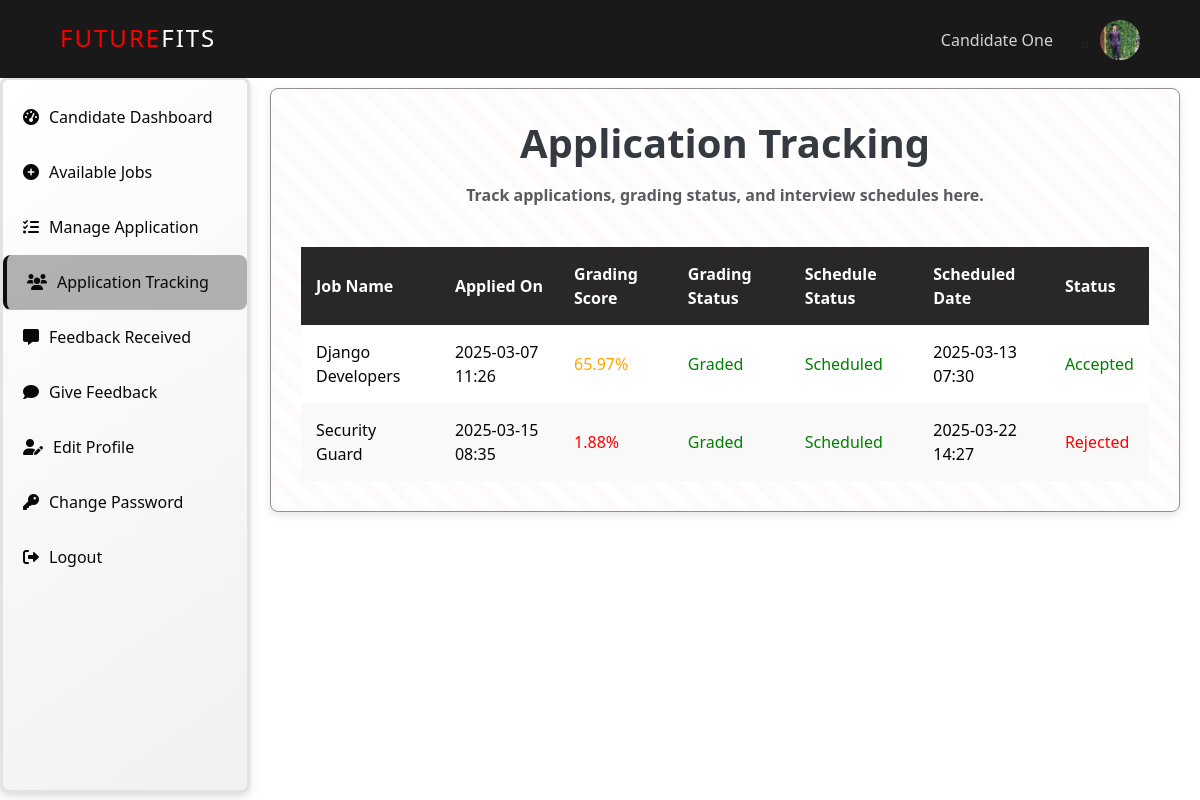
The page /application-tracking/ (signed in) on the database its author committed.
### JRS/models.py (models this page shows, shortened)
class Candidate(models.Model):
    user = models.OneToOneField(User, on_delete=models.CASCADE)
    username = models.CharField(max_length=100, default='Default User Name')
    first_name = models.CharField(max_length=100, default='Default Candidate First Name',null=False, blank=False,)
    last_name = models.CharField(max_length=100, default='Default Candidate Last Name',null=False, blank=False,)
    email = models.EmailField(unique=True, default='default@email.com')
    skills = models.ManyToManyField(Skill, related_name="candidates")  # Change from TextField
    profile_picture = models.ImageField(upload_to="profile_pictures/", default="profile_pictures/default.png")

class JobApplication(models.Model):
    candidate = models.ForeignKey('Candidate', on_delete=models.CASCADE)
    job = models.ForeignKey('Job', on_delete=models.CASCADE, related_name='applications')
    cover_letter = models.TextField()
    resume = models.FileField(upload_to='resumes/')
    cover_letter_file = models.FileField(upload_to='cover_letters/', blank=True, null=True)
    applied_at = models.DateTimeField(auto_now_add=True)
    is_graded = models.BooleanField(default=False)  # New field to track CV grading
    status = models.CharField(max_length=20, choices=[('Accepted', 'Accepted'), ('Rejected', 'Rejected'), ('Pending', 'Pending')], default='Pending')  # New field for status
    interview = models.OneToOneField('InterviewSchedule', on_delete=models.CASCADE, null=True, blank=True)  # link to InterviewSchedule
    class Meta:
        unique_together = ('candidate', 'job')

class Job(models.Model):
    JOB_TYPES = (
        ('Full-time', 'Full-time'),
        ('Part-time', 'Part-time'),
        ('Internship', 'Internship'),
        ('Contract', 'Contract'),
        ('Freelance', 'Freelance'),
    )
    title = models.CharField(max_length=255)
    description = models.TextField()
    company = models.CharField(max_length=255)
    location = models.CharField(max_length=255)
    job_type = models.CharField(max_length=50, choices=JOB_TYPES)
    salary = models.CharField(max_length=255)
    experience = models.CharField(max_length=255)
    skills = models.CharField(max_length=255, default='')  # Default to an empty string
    education = models.CharField(max_length=255)
    deadline = models.DateField()
    posted_by = models.ForeignKey('HR', on_delete=models.CASCADE)
    created_at = models.DateTimeField(auto_now_add=True)
    updated_at = models.DateTimeField(auto_now=True)

class InterviewSchedule(models.Model):
    candidate = models.ForeignKey('Candidate', on_delete=models.CASCADE)
    job = models.ForeignKey('Job', on_delete=models.CASCADE)
    scheduled_date = models.DateTimeField()
    status = models.CharField(max_length=20, choices=[('Scheduled', 'Scheduled'), ('Completed', 'Completed')], default='Scheduled')

### JRS/decorators.py (the view)
    def wrapper(request, *args, **kwargs):
        print(f"User: {request.user}, Authenticated: {request.user.is_authenticated}, Groups: {request.user.groups.all()}")
        if not request.user.is_authenticated or not request.user.groups.filter(name='Candidate').exists():
            return HttpResponseForbidden("Access Denied: Candidates only")
        return view_func(request, *args, **kwargs)

### JRS/context_processors.py (called while the page is built)
def hr_profile(request):
    hr = None
    if request.user.is_authenticated:
        try:
            hr = HR.objects.get(user=request.user)
        except HR.DoesNotExist:
            pass
    return {'hr': hr}

def candidate_profile(request):
    candidate = None
    if request.user.is_authenticated:
        try:
            candidate = Candidate.objects.get(user=request.user)
        except Candidate.DoesNotExist:
            pass
    return {'candidate': candidate}

### JRS/templates/JRS/applications_tracking.html (shortened to what this page needs)
{% extends "JRS/base3.html" %}
{% load static %}
{% block inlinecss %}
<link href="{% static 'JRS/css/base3.css' %}" rel="stylesheet">
<link href="{% static 'JRS/css/view_job.css' %}" rel="stylesheet">
{% endblock inlinecss %}
{% block main %}
<div class="job-container">
    <h1 class="text-center fw-bold mb-3" style="color: #343a40;">Application Tracking</h1>
    <b><p class="text-center text-muted" style="margin-bottom: 40px;">Track applications, grading status, and interview schedules here.</p></b>
    {% if applications %}
    <div class="table-container">
        <table>
            <thead>
                <tr>
                    <th>Job Name</th>
                    <th>Applied On</th>
                    <th>Grading Score</th>
                    <th>Grading Status</th>
                    <th>Schedule Status</th>
                    <th>Scheduled Date</th>
                    <th>Status</th>
                </tr>
            </thead>
            <tbody>
                {% for application in applications %}
                <tr>
                    <td>{{ application.job.title }}</td>
                    <td>{{ application.applied_at|date:"Y-m-d H:i" }}</td>
                    <td>
                        {% if application.grading_score != 'N/A' %}
                            <span style="color:
                                {% if application.grading_score > 80 %}green
                                {% elif application.grading_score >= 60 %}orange
                                {% else %}red
                                {% endif %};">
                                {{ application.grading_score }}%
                            </span>
                        {% else %}
                            N/A
                        {% endif %}
                    </td>
                    <td>
                        <span style="color:
                            {% if application.grading_status == 'Graded' %}green
                            {% else %}red
                            {% endif %};">
                            {{ application.grading_status }}
                        </span>
                    </td>
                    <td>
                        <span style="color:
                            {% if application.interview_status == 'Scheduled' %}green
                            {% elif application.interview_status == 'Completed' %}red
                            {% else %}red
                            {% endif %};">
                            {{ application.interview_status }}
                        </span>
                    </td>
                    <td>
                        {% if application.scheduled_date != 'N/A' %}
                            <span style="color:
                                {% if application.scheduled_date %}black
                                {% else %}red
                                {% endif %};">
                                {{ application.scheduled_date|date:"Y-m-d H:i" }}
                            </span>
                        {% else %}
                            N/A
                        {% endif %}
                    </td>
                    <td>
                        <span style="color:
                            {% if application.status == 'Accepted' %}green
                            {% elif application.status == 'Rejected' %}red
                            {% else %}orange
                            {% endif %};">
                            {{ application.status }}
                        </span>
                    </td>
                </tr>
                {% endfor %}
            </tbody>
        </table>
    </div>
    {% else %}
        <p class="text-center text-muted">No applications available at the moment.</p>
    {% endif %}
</div>
{% endblock main %}

### JRS/templates/JRS/base3.html (shortened to what this page needs)
{% load static %}
<!DOCTYPE html>
<html lang="en">
<head>
    {% block inlinecss %}{% endblock inlinecss %}
    <link href="https://cdn.jsdelivr.net/npm/bootstrap@5.3.3/dist/css/bootstrap.min.css" rel="stylesheet">
    <link href="https://cdnjs.cloudflare.com/ajax/libs/font-awesome/6.0.0-beta3/css/all.min.css" rel="stylesheet">
</head>
<body>
    {% block navbar %}
    <header>
      <nav>
        <div class="logo">Future<span>Fits</span></div>
        <ul class="nav-links" id="nav-links">
            <div class="user-name">
                {% if candidate %}
                    {% if candidate.first_name and candidate.last_name %}
                        {{ candidate.first_name }} {{ candidate.last_name }}
                    {% else %}
                        Guest
                    {% endif %}
                {% else %}
                    Guest
                {% endif %}
            </div>
            <ul class="login-register">
                <li class="dropdown">
                    <div class="user-profile-wrapper">
                        <div class="profile-circle">
                            <img src="{% if candidate.profile_picture %}{{ candidate.profile_picture.url }}{% else %}{% static 'JRS/Images/profile.jpg' %} {% endif %}" alt="Profile Picture" class="rounded-circle" width="40" height="40">
                        </div>
                    </div>
                </li>
            </ul>
        </ul>
      </nav>
    </header>
    {% endblock navbar %}
<div class="sidebar">
    <ul>
        <li class="{% if request.resolver_match.url_name == 'candidate_dashboard' %}active{% endif %}">
            <a href="{% url 'JRS:candidate_dashboard' %}"><i class="fas fa-tachometer-alt"></i>Candidate Dashboard</a>
        </li>
        <li class="{% if request.resolver_match.url_name == 'available_jobs' %}active{% endif %}">
            <a href="{% url 'JRS:available_jobs' %}"><i class="fas fa-plus-circle"></i>Available Jobs</a>
        </li>
        <li class="{% if request.resolver_match.url_name == 'view_applications' %}active{% endif %}">
            <a href="{% url 'JRS:view_applications' %}"><i class="fas fa-tasks"></i>Manage Application </a>
        </li>
        <li class="{% if request.resolver_match.url_name == 'application_tracking' %}active{% endif %}">
            <a href="{% url "JRS:application_tracking" %}"><i class="fas fa-users"></i> Application Tracking</a>
        </li>
        <li class="{% if request.resolver_match.url_name == 'feedback_received' %}active{% endif %}">
            <a href="{% url "JRS:feedback_received" %}"><i class="fas fa-comment-alt"></i> Feedback Received</a>
        </li>
        <li class="{% if request.resolver_match.url_name == 'feedback_candidate_page' %}active{% endif %}">
            <a href="{% url 'JRS:feedback_candidate_page' %}"><i class="fas fa-comment"></i> Give Feedback</a>
        </li>
        <li class="{% if request.resolver_match.url_name == 'edit_profile_candidate' %}active{% endif %}">
            <a href="{% url 'JRS:edit_profile_candidate' %}"><i class="fas fa-user-edit"></i> Edit Profile</a>
        </li>
        <li class="{% if request.resolver_match.url_name == 'change_password_candidate' %}active{% endif %}">
            <a href="{% url 'JRS:change_password_candidate' %}"><i class="fas fa-key"></i> Change Password</a>
        </li>
        <li>
            <a href="{% url 'JRS:logout_users' %}" onclick="return confirm('Are you sure you want to log out?');"><i class="fas fa-sign-out-alt"></i> Logout</a>
        </li>
    </ul>
</div>
    <div class="main-content">
        {% block main %}
        {% endblock main %}
    </div>
</body>
</html>

### JRS/static/JRS/CSS/base3.css (style rules this page uses)
:root { --primary-color: #ff5733; --secondary-color: #8e44ad; --accent-color: #f1c40f; --text-color: #333; --background-color: rgba(255, 255, 255, 0.85); --scrollbar-bg: rgba(0, 0, 0, 0.1); --font-family: "Poppins", sans-serif; }
* { margin: 0; padding: 0; box-sizing: border-box; }
html { overflow-x: hidden; }
.sidebar ul li.active { background: rgba(105, 103, 103, 0.5); border-left: 4px solid #0f0f0f; }
body { font-family: var(--font-family); background: #fff; color: var(--text-color); }
header { position: fixed; top: 0; left: 0; right: 0; z-index: 1000; background: rgba(0, 0, 0, 0.9); border-bottom: 2px solid transparent; }
.logo { color: red; font-size: 1.5em; text-transform: uppercase; letter-spacing: 2px; z-index: 1100; margin-right: 0; flex-grow: 0; }
nav { max-width: 1200px; margin: 0 auto; display: flex; align-items: center; padding: 10px 5%; justify-content: flex-start; }
.logo span { color: #fff; }
.nav-links { list-style: none; display: flex; align-items: center; flex-grow: 3; }
.user-profile-wrapper { display: flex; align-items: center; gap: 15px; position: relative; top: 10px; }
.user-name { color: #d8d1d1; font-size: 16px; position: relative; top: 10px; }
.profile-circle { width: 40px; height: 40px; border-radius: 50%; background-color: #ccc; display: flex; align-items: center; justify-content: center; cursor: pointer; border: 2px solid #333; position: relative; font-size: 18px; font-weight: bold; }
body { -ms-overflow-style: none; scrollbar-width: none; overflow: hidden; }
.sidebar { width: 250px; height: 89.5vh; background: #ffffff; color: rgb(5, 5, 5); position: absolute; top: 77px; left: 0; padding-top: 10px; transition: 0.3s; border-radius: 8px; box-shadow: 0 4px 12px rgba(0, 0, 0, 0.1), 0 2px 4px rgba(0, 0, 0, 0.05); border: 3px solid #e2e2e2; background: linear-gradient(145deg, #ffffff, #f1f1f1); }
.sidebar ul { list-style: none; padding: 0; margin: 0; }
.sidebar ul li { padding: 15px 20px; border-bottom: 1px solid rgba(255, 255, 255, 0.1); transition: background 0.3s ease, transform 0.3s ease; border-radius: 8px; }
.sidebar ul li a { color: rgb(8, 8, 8); text-decoration: none; display: flex; align-items: center; font-size: 16px; }
.sidebar ul li a i { margin-right: 10px; }
.main-content { margin-left: 250px; padding: 20px; transition: margin-left 0.3s ease; }

### JRS/static/JRS/CSS/view_job.css (style rules this page uses)
.table-container { max-height: 360px; overflow-y: auto; scrollbar-width: thin; }
body, html { overflow: hidden; }
.job-container { width: 100%; max-width: 1200px; margin: 6% auto; margin-top: 7.5%; background: repeating-linear-gradient( 45deg, rgba(223, 6, 6, 0.02), rgba(94, 19, 19, 0.02) 10px, transparent 10px, transparent 20px ); padding: 30px; border-radius: 8px; box-shadow: 0px 3px 8px rgba(0, 0, 0, 0.1); border: 1px solid #948e8e; }
.table-container { margin-top: 20px; overflow-x: auto; }
table { width: 100%; border-collapse: collapse; background-color: #fff; }
th, td { padding: 15px; text-align: left; border: 1px solid #ddd; }
th { background-color: #292727; color: white; font-weight: bold; }
tr:nth-child(even) { background-color: #f9f9f9; }
td { color: #060606; font-weight: 500; font-size: 16px; }
@media screen and (min-width: 1101px) { .nav-links { display: flex; position: relative; height: auto; width: auto; flex-direction: row; background: transparent; justify-content: flex-end; align-items: center; top: 0; transform: none; opacity: 1; pointer-events: auto; transition: none; } }
@media screen and (min-width: 1101px) { .nav-links li { margin-left: 15px; } }

### rows shown on the page
Candidate: first_name "Candidate", last_name "One", profile_picture (picture)
JobApplication: job "Django Developers", applied_at "2025-03-07 11:26", grading_score "65.97", grading_status "Graded", interview_status "Scheduled", scheduled_date "2025-03-13 07:30", status "Accepted"
JobApplication: job "Security Guard", applied_at "2025-03-15 08:35", grading_score "1.88", grading_status "Graded", interview_status "Scheduled", scheduled_date "2025-03-22 14:27", status "Rejected"
